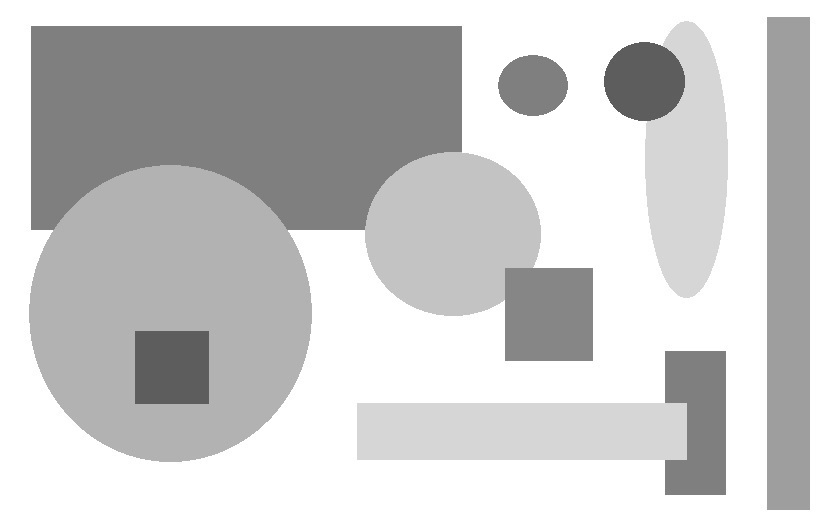
%> input picture Comp 558/assignment 1/q3.jpg, 828 x 524 px
$ octave q3.m   (GNU Octave 9; MATLAB toolbox functions it lacks are replaced by stand-ins)
%> lines starting %> are read from the running program, lines starting %| are printed output that depends on the picture; in (x1, y1, x2, y2) boxes, pixels count from 0 and x2, y2 are one past the last pixel; in counts of white or black regions, pixels touching at a corner belong together; the program's own positions count from 1
%read image
im = imread('q3.jpg');
%> im is the input picture: size 524x828x3 uint8; min 86, max 255, mean 202.7
%convert image to gray scale
im_grey = rgb2gray(im);
%scale image
im_size = imresize(im_grey,1);
%covert pixel values to correct data type
im_double = im2double(im_size);

%imshow(im_double);
%size(im_double);

%convolution with my own filter function
imFilter = conv2(im_double,makeLaplacianOfGaussian(5,2),'same');
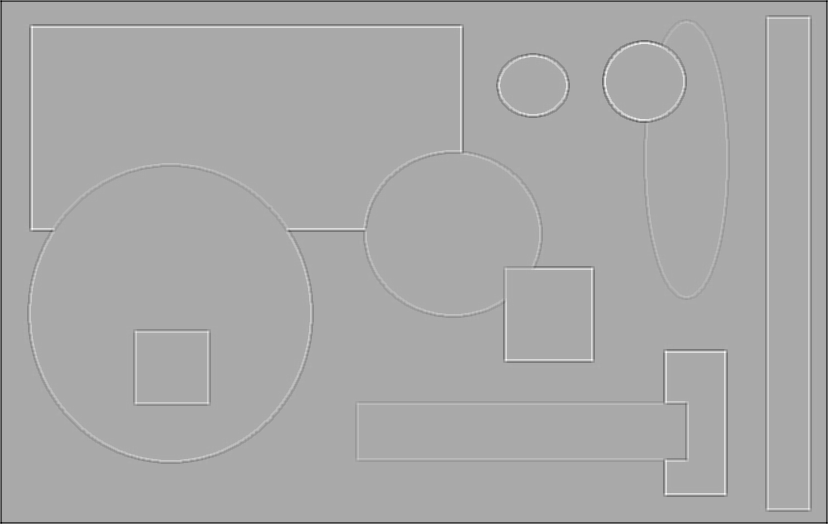
%> imFilter: size 524x828 double; min -0.0606, max 0.0303, mean -0.000353; drawn with min black and max white

%code to double check my filter and implementation
%imFilterTest = conv2(im_double,fspecial('log',5,3),'same');


%imshow(imFilter)

%this will be the zero crossing binary image
imZeroCrossBinary = zeros(size(imFilter,1),size(imFilter,2));

%filter out values that are small
%accounting for floating point precision
%assume small values should just be 0
for a = 1:size(imFilter,1)
    for b = 1:size(imFilter,2)
        if abs(imFilter(a,b)) < 1e-3
            imFilter(a,b) = 0;
        end
    end
end

%use the first and last column and row as a buffer since we have to check the neighbourhood
for a = 2:size(imFilter,1)-1
    for b = 2:size(imFilter,2)-1
        %4 way neightbourhood check to see if sign has changed around pixel
        %if it has, we have a zero crossing, and thereore pixel should have intensity 1
        if abs(sign(imFilter(a-1,b)) - sign(imFilter(a+1,b))) == 2
            imZeroCrossBinary(a,b) = 1;
        elseif abs(sign(imFilter(a,b-1)) - sign(imFilter(a,b+1))) == 2
            imZeroCrossBinary(a,b) = 1;
        elseif abs(sign(imFilter(a+1,b+1)) - sign(imFilter(a-1,b-1))) == 2
            imZeroCrossBinary(a,b) = 1;
        elseif abs(sign(imFilter(a-1,b+1)) - sign(imFilter(a+1,b-1))) == 2
            imZeroCrossBinary(a,b) = 1;
        end
    end
end
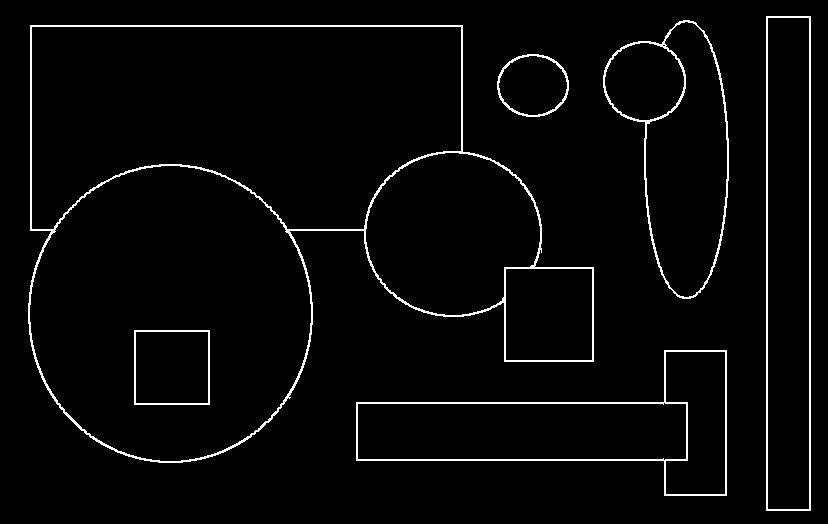
%> imZeroCrossBinary: size 524x828 double; values 0 (black) and 1 (white), 3% white in thin lines or dots, all inside (x1, y1, x2, y2) = (28, 16, 811, 511)

%display zero crossing image
imshow(imZeroCrossBinary)
%imwrite(imZeroCrossBinary,'q3Main25.jpg');


%Filter function
function g = makeLaplacianOfGaussian(N, sigma)
    %used reference to help ensure normalization and sum of values was correct
    %https://www.mathworks.com/help/images/ref/fspecial.html

    %this array will be the filter
    g = zeros(N,N);
    %center index
    M = (N+1)/2;

    sum = 0.0;

    %Iterate over filter values
    for a = 1:N
        for b = 1:N
            %exponential computation
            value = exp(-((a-M).^2 + (b-M).^2)/(2*sigma.^2));
            g(a,b) = value;
            sum = sum + value;
        end
    end

    %adjust denominator according to formula
    denominator = sum * sigma.^4;
    laplaceSum = 0.0;

    %compute cell value
    for a = 1:N
        for b = 1:N
            %further computation
            extraTerm = ((a-M).^2 + (b-M).^2 - 2*sigma.^2);
            value = (extraTerm*g(a,b))/denominator;
            g(a,b) = value;
            laplaceSum = laplaceSum + value;
        end
    end

    %constant to be subtracted from each filter value
    diff = laplaceSum/N.^2;
    finalSum = 0.0;

    %shift cell value by constant so that the sum of all cells is zero
    for a = 1:N
        for b = 1:N
            g(a,b) = g(a,b) - diff;
            finalSum = finalSum + g(a,b);
        end
    end

    %print filter
    g
end

$ run again, with Comp 558/assignment 1/q2.jpg copied over Comp 558/assignment 1/q3.jpg
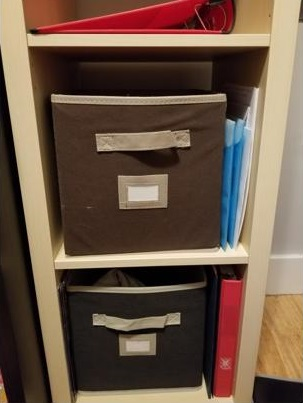
%> input picture Comp 558/assignment 1/q2.jpg, 303 x 403 px
%> im is the input picture: size 403x303x3 uint8; mean R, G, B 108.7, 86.7, 70.6
%> `imFilter = conv2(im_double,makeLaplacianOfGaussian(5,2),'same');`:
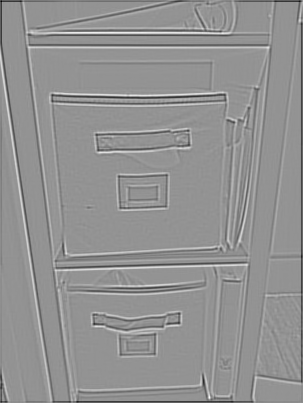
%> imFilter: size 403x303 double; min -0.0455, max 0.0333, mean -0.000278; drawn with min black and max white
%> after the loop `for a = 2:size(imFilter,1)-1`:
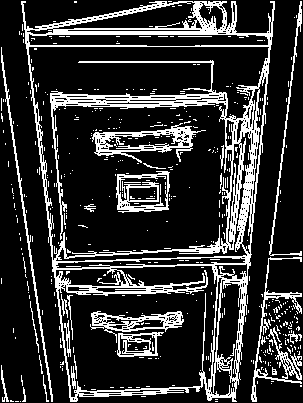
%> imZeroCrossBinary: size 403x303 double; values 0 (black) and 1 (white), 19.6% white in thin lines or dots
